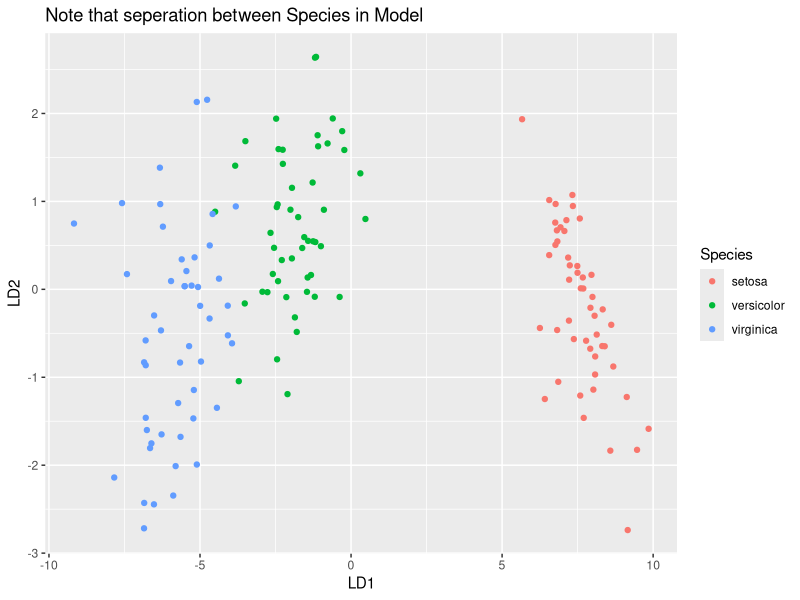

The R script that drew this image:
## ---- chunk 1
library(tidyverse) 
library(caret)
library(MASS)


# use the trusty old “iris” data for an example
data(iris)

# Mean center the data; ignores factor data
# SCaled for the SD to be 1
preproc.param <- iris %>% preProcess(method = c("center", "scale")) 

# Transform the data using the estimated parameters 
transformed <- preproc.param %>% predict(iris)

# Fit the model , '.' means *
lda.model <- lda(Species ~ ., data = transformed) 

# Note petals values are higher
# See that 99% of the explanatory power is within the first function
# LD2 does not do much.
print(lda.model)

predictions <- lda.model %>% predict(transformed) 

names(predictions)

tail(predictions$x)         # Predicted values
tail(predictions$posterior) # Posterior probabilities
tail(predictions$class)     # Max of the posterior probs

# How did the actual compare to the predicted
table(Original=iris$Species,Predicted=predictions$class)

# On average how many successes did we have
mean(predictions$class==transformed$Species)

# Now look at how the classification model does
lda.data <- cbind(transformed, predict(lda.model)$x)

# Visual representation
lda.data %>%
  ggplot(aes(LD1, LD2) ) +
  
    geom_point(aes(color = Species)) +
    
    ggtitle('Note that seperation between Species in Model')
